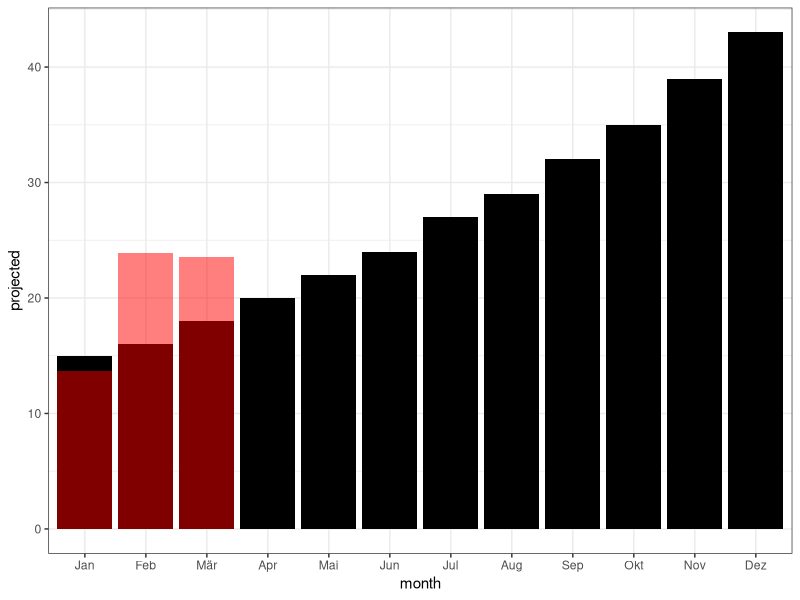
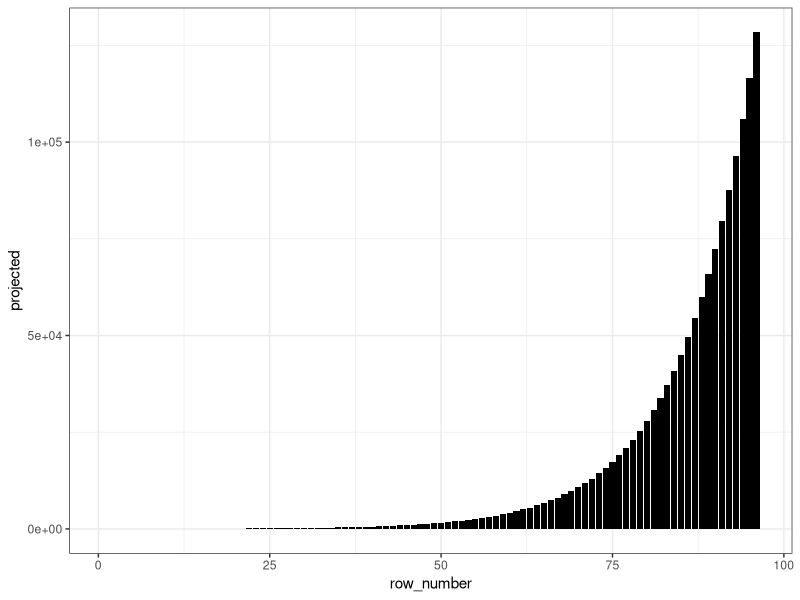

Reproduce these figures in R, in order.
library(tidyverse)
library(readxl)
theme_set(theme_bw())

d <- read_excel("compounding_growth_10_percent.xlsx") %>% 
  mutate(month = factor(month, 
                        levels = c("Jan", "Feb", "Mär", "Apr", "Mai", "Jun",
                                   "Jul", "Aug", "Sep", "Okt", "Nov", "Dez"))) %>% 
  mutate(projected = round(projected))

ggplot(d %>% filter(year == 2023))+
  geom_bar(aes(x = month, y = projected), 
           stat = "identity", fill = "black")+
  geom_bar(aes(x = month, y = earned), 
           stat = "identity", 
           fill = "red", alpha = 0.5)


ggplot(d)+
  geom_bar(aes(x = row_number, y = projected), 
           stat = "identity", fill = "black")




# 
# result <- vector("numeric", 1) # prepare a container
# i <- 15
# while (i < 10000) {
#   print( i )
#   i = i*1.1
#   result[i] = i
# }
# 
# res <- result %>% 
#   as_tibble() %>% 
#   filter( !is.na(value) ) %>% 
#   mutate(value = case_when(
#     value == 0 ~ 15,
#     TRUE ~ value
#   )) %>% 
#   rename(projected = value) %>% 
#   rowid_to_column() %>% 
#   rename(month = rowid) %>% 
#   mutate(year = case_when(
#     between(month, 1, 12)  ~ 2023,
#     between(month, 13, 24) ~ 2024,
#     between(month, 25, 36) ~ 2025,
#     between(month, 37, 48) ~ 2026,
#     between(month, 49, 60) ~ 2027,
#     between(month, 61, 72) ~ 2028
#   )) 
